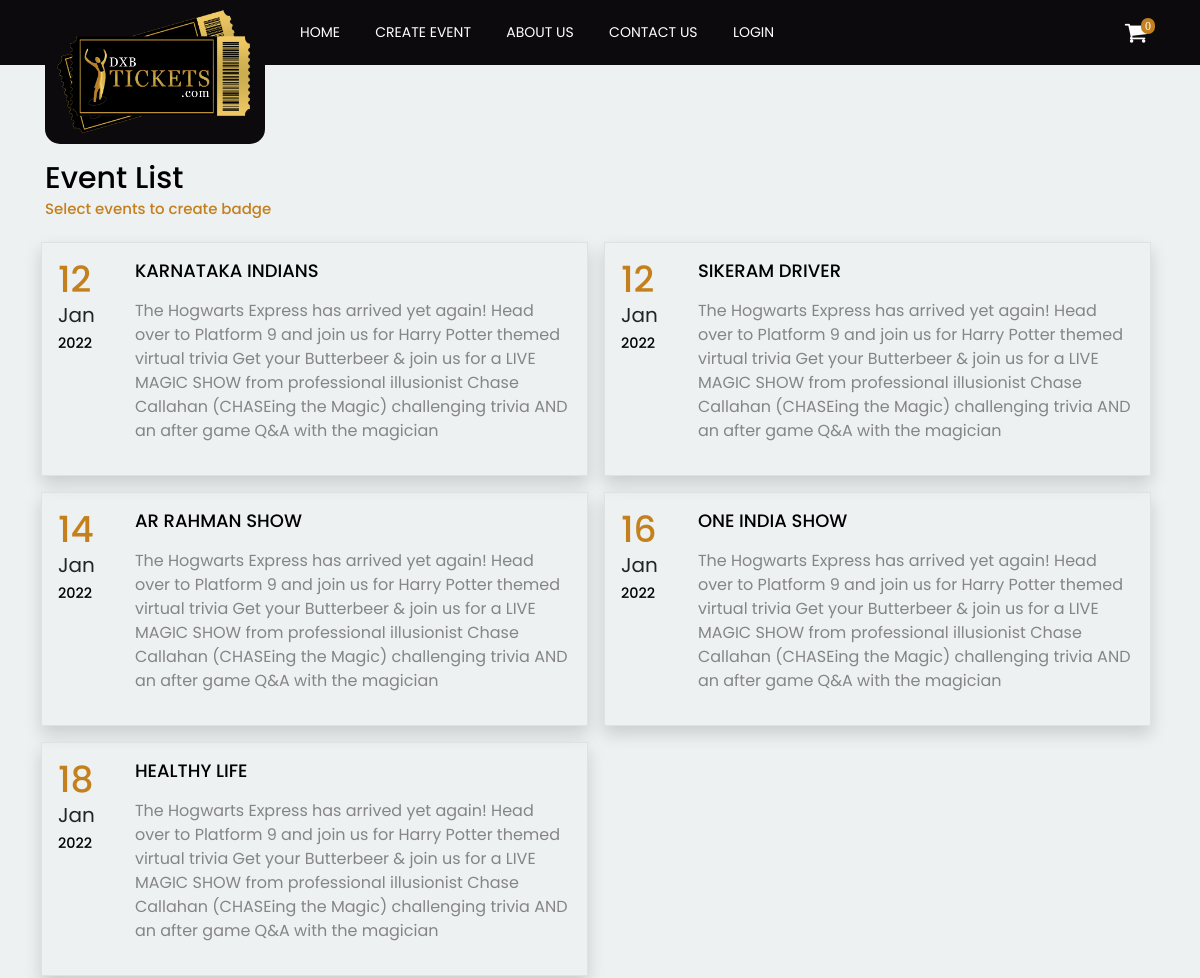
Before: /badge.php (upper part) with the older database file.
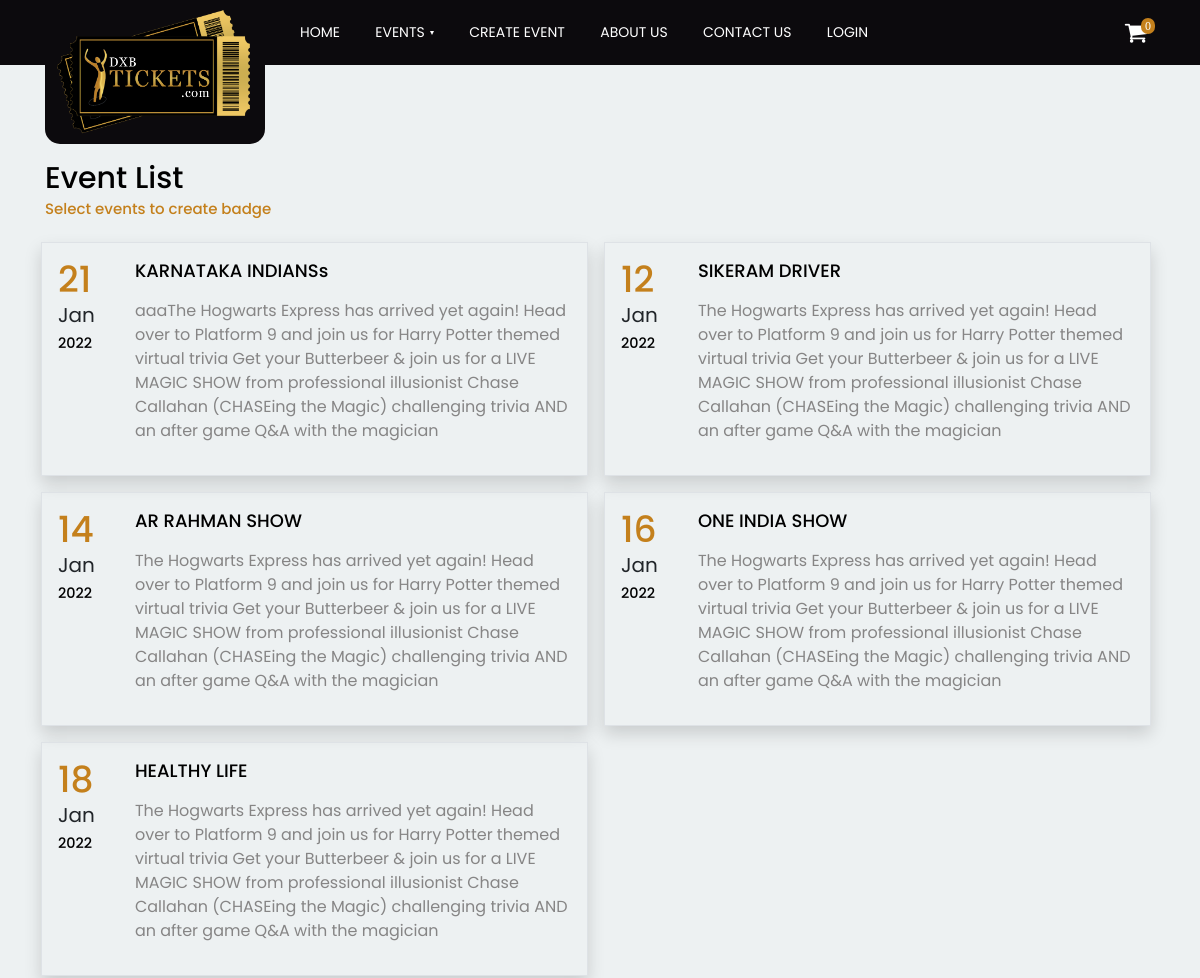
After: the same page with the newer database file.
### tables this page shows
CREATE TABLE IF NOT EXISTS `event_master` (
  `EM_Id` int(100) NOT NULL AUTO_INCREMENT,
  `CreatedBy` varchar(100) DEFAULT NULL,
  `EventName` varchar(250) DEFAULT NULL,
  `EventCode` varchar(50) DEFAULT NULL,
  `StartDate` date DEFAULT NULL,
  `StartTime` time DEFAULT NULL,
  `EndDate` date DEFAULT NULL,
  `EndTime` time DEFAULT NULL,
  `EventLocation` varchar(100) DEFAULT NULL,
  `TotalSeats` double DEFAULT NULL,
  `AgeLimit` varchar(50) DEFAULT NULL,
  `Organizer` varchar(50) DEFAULT NULL,
  `PrintedBy` varchar(50) DEFAULT NULL,
  `EventStatus` varchar(10) DEFAULT NULL,
  `DateCreate` datetime DEFAULT NULL,
  `EventBanner` varchar(250) DEFAULT NULL,
  `ShortDescription` text,
  `Description` text,
  `Image1` varchar(250) DEFAULT NULL,
  `Image2` varchar(250) DEFAULT NULL,
  `Image3` varchar(250) DEFAULT NULL,
  `EventOn` datetime DEFAULT NULL,
  `BookingStatus` tinyint(1) DEFAULT NULL,
  `SliderStatus` tinyint(1) DEFAULT NULL,
  PRIMARY KEY (`EM_Id`),
  UNIQUE KEY `EventCode` (`EventCode`)
);

### badge.php (the view, shortened to what this page needs)
<?php
    require_once './config/connection.php';
    require_once './pages/link.php';
    require_once './pages/header.php';
?>
<section class="w3l-teams-17">
     <div id="teams17-block">
        <div class="wrapper">
            <div class="team-1">
                    <div class="left-single-team row mt-3">
                    <h4>Event List</h4>
                            <h3 class="mb-3">Select events to create badge</h3>
                            <?php
                                $resEvent = mysqli_query($conn, "SELECT StartDate, EventName, EM_Id, ShortDescription, EventCode FROM event_master WHERE EventStatus = 'Publish' LIMIT 25");
                                if (mysqli_num_rows($resEvent) > 0) {
                                    while($rowEvnt = mysqli_fetch_assoc($resEvent)){
                                    ?>
                                        <a href="add-badge.php?eid=<?php echo $rowEvnt['EM_Id'];?>&ecode=<?php echo $rowEvnt['EventCode'];?>" class="right-single-team-top col-6 border p-3 shadow m-2">
                                            <div class="right-single-team-top-lft">
                                                <h5><?php echo date_format(date_create($rowEvnt['StartDate']), "d");?></h5><span class="text-dark"><?php echo date_format(date_create($rowEvnt['StartDate']), "M");?></span><h6><small><?php echo date_format(date_create($rowEvnt['StartDate']), "Y");?></small></h6>
                                            </div>
                                            <div class="right-single-team-top-rgt">
                                                <h6><?php echo $rowEvnt['EventName'];?></h6>
                                                <p><?php echo $rowEvnt['ShortDescription'];?></p>
                                            </div>
                                        </a>
                                    <?php
                                    }
                                } else {
                                    echo "<h6 class='text-center'>No events found..</h6>";
                                }
                            ?>
                     </div>
                </div>
        </div>
        </div>
    </section>
<?php
    require_once './pages/footer.php';
?>

### pages/link.php (shortened to what this page needs)
<!DOCTYPE html>
<html lang="en">
<head>
    <link href="https://cdn.jsdelivr.net/npm/bootstrap@5.1.3/dist/css/bootstrap.min.css" rel="stylesheet">
    <link rel="stylesheet" href="assets/css/style.css">
    <link rel="stylesheet" href="assets/css/style-freedom.css">
</head>
<body>

### pages/header.php (shortened to what this page needs)
<section class="w3l-header-4">
    <header id="headers4-block">
        <div class="wrapper">
            <div class="d-grid nav-mobile-block header-align">
                <div class="logo">
                    <a class="brand-logo" href="index.php">
                        <img src="./assets/images/dxbtlogo.png" alt="DXB Tciket" title="DXB Tciket" style="background-color: #0c0a0d;" />
                    </a>
                </div>
                <nav>
                    <ul class="menu">
                        <li class="<?php if($_SERVER['REQUEST_URI'] == '/index.php' || $_SERVER['REQUEST_URI'] == '/' || $_SERVER['REQUEST_URI'] == ''){echo 'active';}?>"><a href="index.php" style="color: #ffffff;">Home</a></li>
                        <?php
                            $headerEvents = mysqli_query($conn, "SELECT EM_Id, EventName FROM event_master WHERE EventStatus = 'Publish' AND BookingStatus = true LIMIT 10");
                            if (mysqli_num_rows($headerEvents) > 0) {
                                ?>
                                <li>
                                    <a href="event-list.php" style="color: #ffffff;">Events <span class="angle-dropdown" aria-hidden="true"></span></a>
                                </li>
                            <?php
                            }
                        ?>
                        <li class="<?php if($_SERVER['REQUEST_URI'] == '/create-event.php'){echo 'active';}?>"><a href="create-event.php" style="color: #ffffff;">Create Event</a></li>
                        <li class="<?php if($_SERVER['REQUEST_URI'] == '/about.php'){echo 'active';}?>"><a href="about.php" style="color: #ffffff;">About Us</a></li>
                        <li class="<?php if($_SERVER['REQUEST_URI'] == '/contact.php'){echo 'active';}?>"><a href="contact.php" style="color: #ffffff;">Contact Us</a></li>
                        <?php
                        if(isset($_SESSION['is_customer_login'])){
                            if($_SESSION['is_customer_login']){
                                ?>
                                <li><a href="./pages/logout.php" style="color: #ffffff;">Logout</a></li>
                                <?php
                            } else {
                                ?>
                                <li class="<?php if($_SERVER['REQUEST_URI'] == '/login.php'){echo 'active';}?>"><a href="login.php" style="color: #ffffff;">Login</a></li>
                                <?php
                            }
                        } else {
                            ?>
                            <li class="<?php if($_SERVER['REQUEST_URI'] == '/login.php'){echo 'active';}?>"><a href="login.php" style="color: #ffffff;">Login</a></li>
                            <?php
                        }
                       ?>
                    </ul>
                </nav>
                <div class="button">
                    <a href="my-cart.php" style="color:#fff;font-size:24px;"><i class="fa fa-shopping-cart"><span style="border-radius: 9px;font-size: 12px;background: #c4801c;color: #fff;padding: 2px 4px;vertical-align: top;margin-left: -6px; "><?php if (isset($_SESSION['cart_item'])) {echo sizeof($_SESSION['cart_item']);} else {echo "0";}?></span></i></a>
                </div>
            </div>
        </div>
    </header>
</section>

### pages/footer.php (shortened to what this page needs)
</body>
</html>

Changed rows visible on the page:
changed event_master: StartDate "12" → "21"; EventName "KARNATAKA INDIANS" → "KARNATAKA INDIANSs"; ShortDescription "The Hogwarts Express has arrived…" → "aaaThe Hogwarts Express has arrived…"
Other visible differences:
text now shown: "EVENTS"
